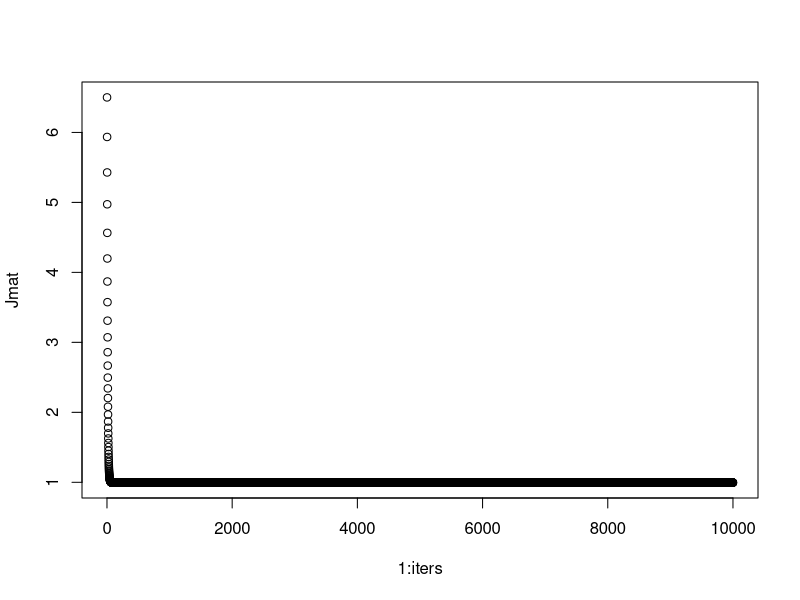

Here is the R script that generated this plot:
# Linear Regression:
# Through Gradient Descent
# LInear regression through gradient descent is almos the exact same as logistic regression
# The only difference s the hypothesis and cost function.

identity <- function(x)  { x }

cost <- function(z, y, h=identity) {
	(z - y)^2    
}

J <- function(theta, X, Y) {
    if (!is.matrix(X)) X <- as.matrix(X)
    if (!is.matrix(theta)) theta <- as.matrix(theta)
    if (!is.matrix(Y)) Y <- as.matrix(Y)
    
    1 / nrow(X) * sum(cost(X %*% theta , Y))
}

# To fit the regression coefficients we must minimize the cost, J(theta: (X,Y))
# In order to do this, we need to simultaneously update all theta_j
# values like so: theta_j := theta_j - alpha * dJ(theta)/dtheta_j
# where alpha is the specified "learning rate".

# To do this we will need the derivative of J(theta) wrt. theta_j
dJ <- function(theta, X, Y, h=identity) {
    if (!is.matrix(X)) X <- as.matrix(X)
    if (!is.matrix(theta)) theta <- as.matrix(theta)
    if (!is.matrix(Y)) Y <- as.matrix(Y)
    
    1 / nrow(X) * t(X) %*% (h(X %*% theta) - Y)
}

update <- function(theta, X, Y, alpha=0.05) {
    theta <- theta - alpha * dJ(theta, X, Y)
    theta
}

sz <- 1000
x <- cbind( 1, rnorm(sz))
theta <- c(2, 3)
z <- x %*% theta
y <- z + rnorm(sz)

iters <- 10000
solution <- matrix(NA, 2, iters)
Jmat <- rep(NA, iters)
dJmat <- rep(NA, iters)
solution[,1] <- as.matrix(c(1, 1))
Jmat[1] <- J(solution[,1], x, y)
for (i in 2:iters) {
    solution[,i] <- update(solution[,i-1], x, y)
    Jmat[i] <- J(solution[,i], x, y)
}
plot(1:iters, Jmat)